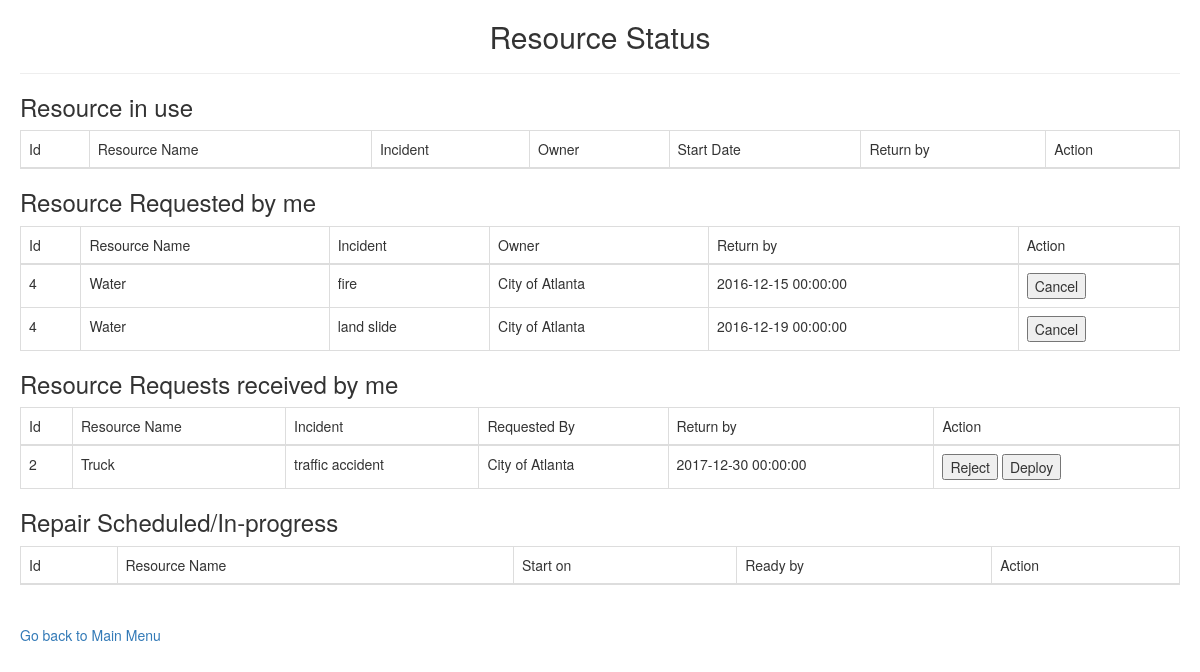
The app's page /App/resource_status.php (signed in) with its own data.
### tables this page shows
CREATE TABLE Request(
               ID int NOT NULL AUTO_INCREMENT,
               status ENUM('Accepted', 'Pending'),
               expected_return_date datetime NOT NULL,
               requesting_resource_id int NOT NULL,
               sender_username varchar(30) NOT NULL,
          	incident_id int NOT NULL,
          	PRIMARY KEY (ID),
          	FOREIGN KEY (requesting_resource_id) REFERENCES Resource (ID),
          	FOREIGN KEY (sender_username) REFERENCES User (username),
          	FOREIGN KEY (incident_id) REFERENCES Incident (ID),
               CONSTRAINT uc_Request UNIQUE (status, requesting_resource_id, sender_username, incident_id));

CREATE TABLE Resource(
          	ID int NOT NULL AUTO_INCREMENT,
          	owner_username varchar(30) NOT NULL,
          	name varchar(100) NOT NULL,
          	model varchar(30) NULL,
               lon decimal(10, 3) NOT NULL,
          	lat decimal(10, 3) NOT NULL,
          	primary_ESF_id int NOT NULL,
          	cost_dollar_amount decimal NOT NULL,
          	cost_denominator varchar(10) NOT NULL,
          	PRIMARY KEY (ID),
          	FOREIGN KEY (owner_username) REFERENCES User (username),
          	FOREIGN KEY (primary_ESF_id) REFERENCES ESF (ID),
               FOREIGN KEY (cost_denominator) REFERENCES Cost_Denominator (cost_denominator));

CREATE TABLE Incident (
          	ID int NOT NULL AUTO_INCREMENT,
          	reporter_username varchar(30) NOT NULL,
          	incident_date date NOT NULL,
          	description varchar(100) NOT NULL,
          	lon decimal(10, 3) NOT NULL,
          	lat decimal(10, 3) NOT NULL,
          	PRIMARY KEY (ID),
          	FOREIGN KEY (reporter_username) REFERENCES User (username));

### App/resource_status.php (the view, shortened to what this page needs)
<?php
$connect = mysqli_connect("localhost", "team021", "team021", "cs6400_team021");
if (!empty($_SESSION['username'])) {
    $username = $_SESSION['username'];
} else {
    header('Location: login.php');
    exit();
}
?>
<!DOCTYPE html>
<head>
    <link rel="stylesheet" href="https://maxcdn.bootstrapcdn.com/bootstrap/3.3.7/css/bootstrap.min.css" />
    <link rel="stylesheet" type="text/css" href="../css/mystyle.css">
</head>
<body>
<div id="main_container">
    <div id="header">
        <h2 class="text-center">Resource Status</h2>
    </div>
    <hr>
    <div class="center_content">
                    <table class="table table-hover table-bordered">
                        <h3 class="text-left">Resource in use</h3>
                        <thead>
                            <tr>
                                <td>Id</td>
                                <td>Resource Name</td>
                                <td>Incident</td>
                                <td>Owner</td>
                                <td>Start Date</td>
                                <td>Return by</td>
                                <td>Action</td>
                            </tr>
                        </thead>
                    </table>
                    <table class="table table-hover table-bordered">
                        <h3 class="text-left">Resource Requested by me</h3>
                        <thead>
                            <tr>
                                <td>Id</td>
                                <td>Resource Name</td>
                                <td>Incident</td>
                                <td>Owner</td>
                                <td>Return by</td>
                                <td>Action</td>
                            </tr>
                        </thead>
                        <?php
                        $query = "
                                    SELECT
                                        Resource.id resource_id,
                                        Resource.name resource_name,
                                        Incident.description,
                                        All_user.name owner_name,
                                        Request.expected_return_date,
                                        Request.id request_id
                                    FROM
                                        Request
                                        INNER JOIN Resource
                                        ON Request.requesting_resource_id = Resource.id
                                        INNER JOIN Incident
                                        ON Request.incident_id = Incident.id
                                        INNER JOIN
                                        (
                                        SELECT username, name FROM Municipality
                                        UNION
                                        SELECT username, name FROM Government_Agency
                                        UNION
                                        SELECT username, name FROM Company
                                        UNION
                                        SELECT username, concat(firstname, ' ', lastname) as name FROM Individual
                                        ) AS All_user
                                            ON Resource.owner_username = All_user.username
                                    WHERE
                                        Request.sender_username = '$username'
                                        and Request.status = 'Pending'
                                ";
                        $result = mysqli_query($connect, $query);
                        echo "<form method='post' action='resource_status_action.php'>";
                        while ($row = mysqli_fetch_array($result)){
                            print "<tr>";
                            print "<td>{$row['resource_id']}</td>";
                            print "<td>{$row['resource_name']}</td>";
                            print "<td>{$row['description']}</td>";
                            print "<td>{$row['owner_name']}</td>";
                            print "<td>{$row['expected_return_date']}</td>";
                            $request_id = $row['request_id'];
                            print "<td>
                                        <input type='submit' name='cancel_request[$request_id]' value='Cancel' />
                                   </td>";
                            print "</tr>";
                        }
                        echo "</form>";
                        ?>
                    </table>
                    <table class="table table-hover table-bordered">
                        <h3 class="text-left">Resource Requests received by me</h3>
                        <thead>
                            <tr>
                                <td>Id</td>
                                <td>Resource Name</td>
                                <td>Incident</td>
                                <td>Requested By</td>
                                <td>Return by</td>
                                <td>Action</td>
                            </tr>
                        </thead>
                            <?php
                            $query = "
                                SELECT
                                    Resource.id resource_id,
                                    Resource.name resource_name,
                                    Incident.description,
                                    All_user.name requester_name,
                                    Request.expected_return_date,
                                    Request.id request_id,
                                    Incident.id incident_id
                                FROM
                                    Request
                                    INNER JOIN Resource
                                    ON Request.requesting_resource_id = Resource.id
                                    INNER JOIN Incident
                                    ON Request.incident_id = Incident.id
                                    INNER JOIN
                                    (
                                    SELECT username, name FROM Municipality
                                    UNION
                                    SELECT username, name FROM Government_Agency
                                    UNION
                                    SELECT username, name FROM Company
                                    UNION
                                    SELECT username, concat(firstname, ' ', lastname) as name FROM Individual
                                    ) AS All_user
                                    ON Request.sender_username = All_user.username
                                WHERE
                                    Resource.owner_username = '$username'
                                    AND Request.status = 'Pending'
                            ";
                            $result = mysqli_query($connect, $query);
                            echo "<form method='post' action='resource_status_action.php'>";
                            while ($row = mysqli_fetch_array($result)){
                                print "<tr>";
                                print "<td>{$row['resource_id']}</td>";
                                print "<td>{$row['resource_name']}</td>";
                                print "<td>{$row['description']}</td>";
                                print "<td>{$row['requester_name']}</td>";
                                print "<td>{$row['expected_return_date']}</td>";
                                $request_id = $row['request_id'];
                                $incident_id = $row['incident_id'];
                                $resource_id = $row['resource_id'];
                                print "<td>
                                            <input type='submit' name='reject[$request_id]' value='Reject'>
                                            <input type='submit' name='deploy[$request_id,$incident_id,$resource_id]' value='Deploy' />
                                       </td>";
                                print "</tr>";
                            }
                            echo "</form>";
                            ?>
                    </table>
                    <table class="table table-hover table-bordered">
                        <h3 class="text-left">Repair Scheduled/In-progress</h3>
                        <thead>
                            <tr>
                                <td>Id</td>
                                <td>Resource Name</td>
                                <td>Start on</td>
                                <td>Ready by</td>
                                <td>Action</td>
                            </tr>
                        </thead>
                    </table>
    </div>
</div>
<div id="footer">
    <a href="profile.php">Go back to Main Menu</a>
</div>
</body>
</html>

### css/mystyle.css (style rules this page uses)
.text-left { text-align: left; }
body { margin: 20px 20px 20px 20px; }

### records on screen
request: requesting_resource.ID "4", requesting_resource.name "Water", incident.description "fire", owner_name "City of Atlanta", expected_return_date "2016-12-15 00:00:00"
request: requesting_resource.ID "4", requesting_resource.name "Water", incident.description "land slide", owner_name "City of Atlanta", expected_return_date "2016-12-19 00:00:00"
request: requesting_resource.ID "2", requesting_resource.name "Truck", incident.description "traffic accident", requester_name "City of Atlanta", expected_return_date "2017-12-30 00:00:00"
